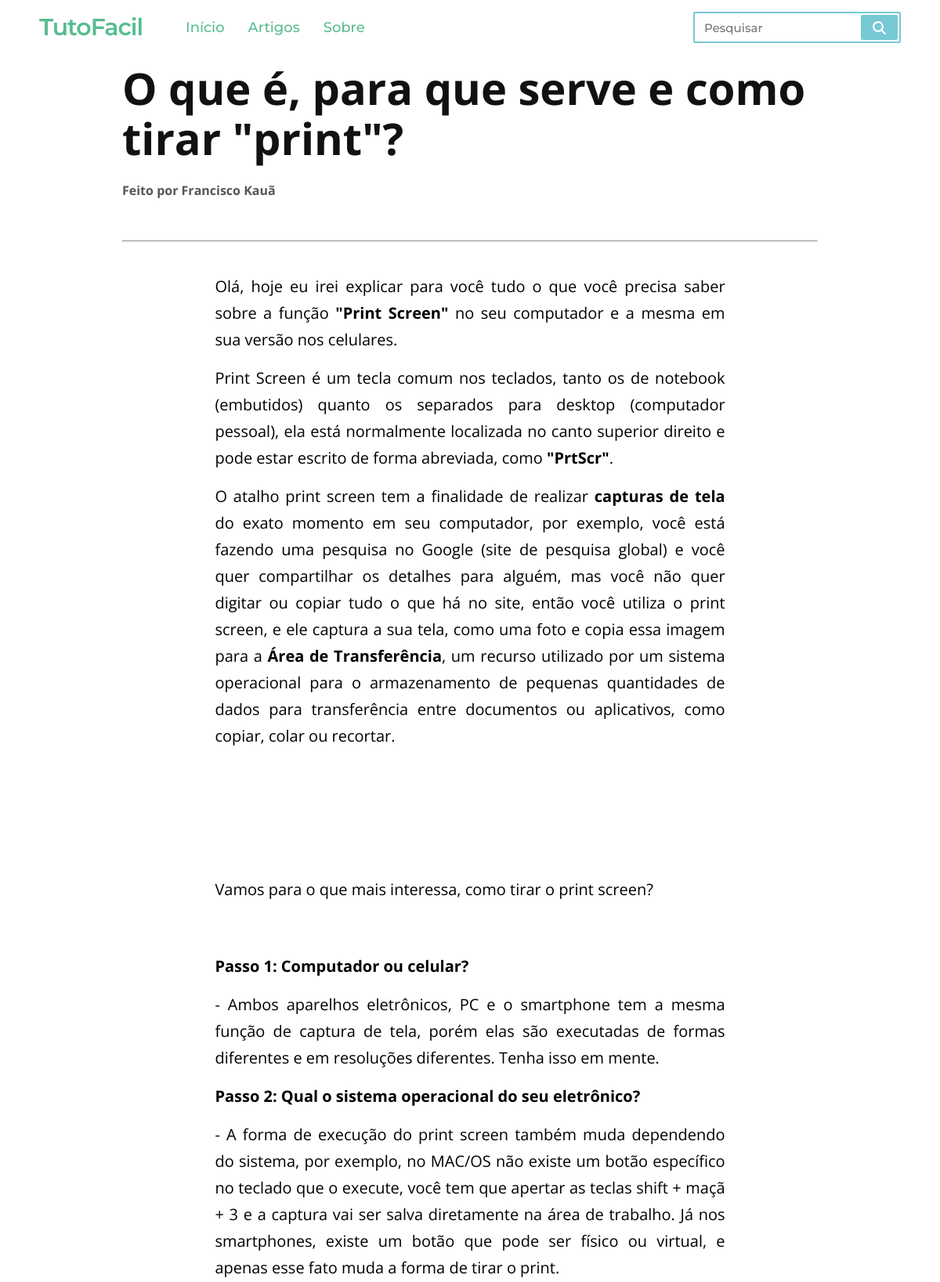
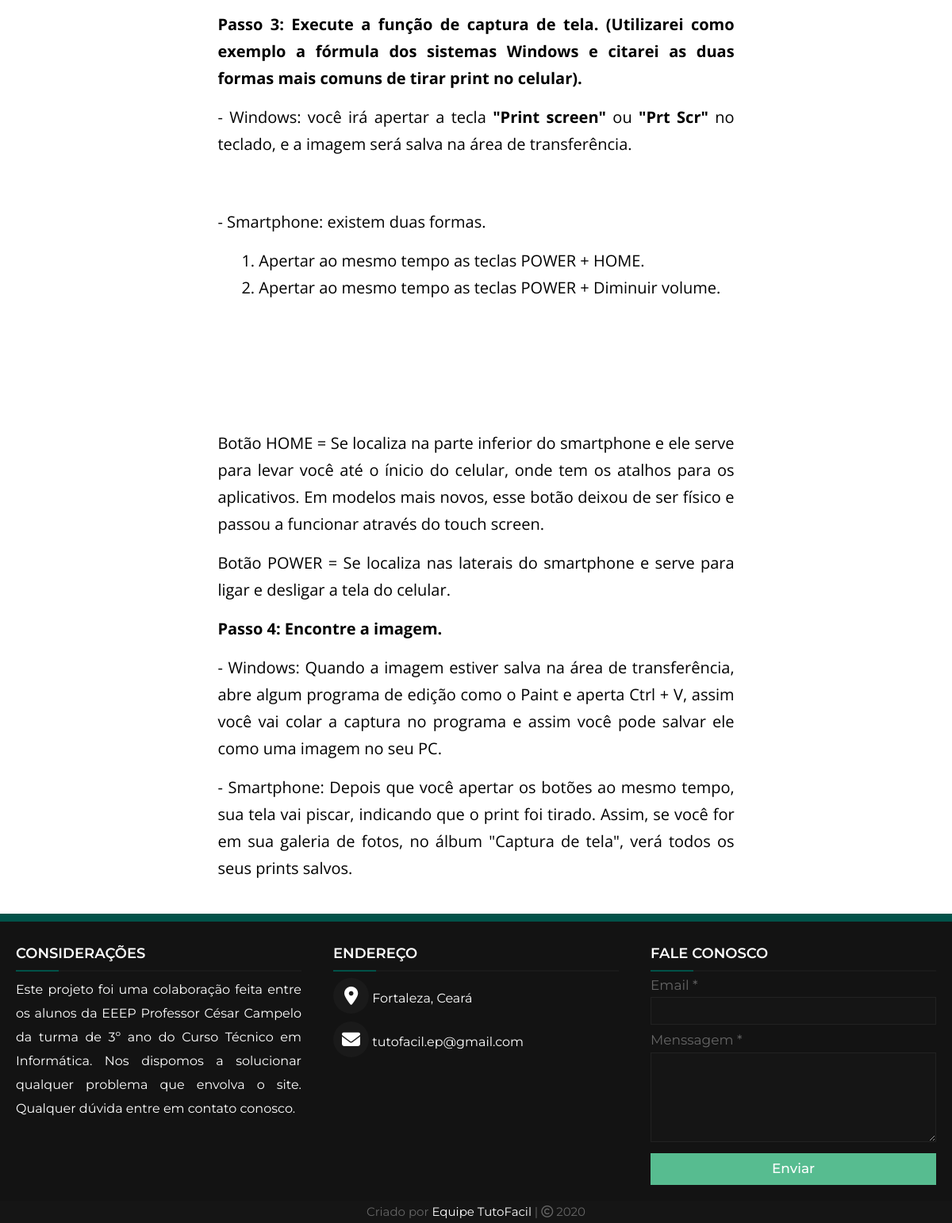
Screenshot of /modelo_artigo.php?id=1 with the database file from the repository (2 pictures, top to bottom).
### tables this page shows
CREATE TABLE `temas` (
  `id_tema` int(11) NOT NULL,
  `titulo` varchar(100) DEFAULT NULL,
  `texto` varchar(20000) DEFAULT NULL,
  `autor` varchar(50) DEFAULT NULL,
  `data_tema` varchar(10) DEFAULT NULL
);

### modelo_artigo.php (the view, shortened to what this page needs)
<!DOCTYPE html>
<html lang="pt-br">
<head>
  <link rel="stylesheet" type="text/css" href="CSS/style-navbar.css" />
  <link rel="stylesheet" type="text/css" href="CSS/normalize.css" />
  <link rel="stylesheet" type="text/css" href="CSS/style-artigo.css" />
  <link rel="stylesheet" type="text/css" href="CSS/footer.css" />
</head>
<body>
  <div class="arranjo_tecnico"></div>
  <nav>
    <div class="logo">TutoFacil</div>
    <ul class="nav-items">
      <li><a href="index.php">Início</a></li>
      <li><a href="tutoriais.php">Artigos</a></li>
      <li><a href="sobre.php">Sobre</a></li>
    </ul>
    <form action="tutoriais_pesquisa.php" method="get">
      <input type="search" name="txtpesquisar" class="search-data" placeholder="Pesquisar" required />
      <button type="submit" class="fas fa-search" name="pesquisar"></button>
    </form>
  </nav>
  <main>
    <div class="article-content">
      <div class="title">
        <div class="main-title">
          <?php
          require_once("conexao.php");
          if (isset($_GET['id'])) {
            $id_tema = $_GET['id'];
            $query = "SELECT * FROM temas WHERE id_tema LIKE '$id_tema'";
          } else {
            header('Location: index.php');
          }
          $resultado = mysqli_query($conexao, $query);
          while ($array = mysqli_fetch_array($resultado)) {
            $titulo_tema = utf8_encode($array['titulo']);
            $texto = utf8_encode($array['texto']);
            $autor = utf8_encode($array['autor']);
          ?>
            <h1 class="title"><?php echo $titulo_tema ?></h1>
        </div>
        <div class="autor">
          <p>Feito por <?php echo $autor ?></p>
        </div>
        <hr>
        <div class="article-body">
          <p><?php echo $texto; ?></p>
        <?php } ?>
        </div>
  </main>
  <div class="espacamento"></div>
  <footer>
    <div class="main-content">
      <div class="left box">
        <h2>Considerações</h2>
        <div class="content">
          <p>
            Este projeto foi uma colaboração feita entre os alunos da EEEP
            Professor César Campelo da turma de 3º ano do Curso Técnico em Informática.
            Nos dispomos a solucionar qualquer problema que envolva o site. Qualquer dúvida entre em contato conosco.
          </p>
        </div>
      </div>
      <div class="center box">
        <h2>Endereço</h2>
        <div class="content">
          <div class="place">
            <span class="fas fa-map-marker-alt"></span>
            <span>Fortaleza, Ceará</span>
          </div>
          <div class="email">
            <span class="fas fa-envelope"></span>
            <span>tutofacil.ep@gmail.com</span>
          </div>
        </div>
      </div>
      <div class="right box">
        <h2>Fale Conosco</h2>
        <div class="content">
          <form action="#">
            <div class="email">
              <div class="text">Email *</div>
              <input type="email" name="email" required />
            </div>
            <div class="msg">
              <div class="text">Menssagem *</div>
              <textarea name="menssagem" cols="25" rows="7" required></textarea>
            </div>
            <div class="send-btn">
              <button type="submit">Enviar</button>
            </div>
          </form>
        </div>
      </div>
    </div>
    <div class="bottom">
      <center>
        <span class="credit">Criado por</span> Equipe TutoFacil
        <span> | </span> <span class="far fa-copyright"></span><span> 2020</span>
      </center>
    </div>
  </footer>
</body>
</html>

### CSS/style-navbar.css (style rules this page uses)
.arranjo_tecnico { height: 70px; }
nav { background: #ffffff; position: fixed; font-family: "Montserrat", sans-serif; display: flex; flex-wrap: wrap; align-items: center; justify-content: space-between; height: 70px; top: 0px; width: 100%; padding: 0 100px; z-index: 2; }
nav .logo { color: #57bc90; font-size: 30px; font-weight: 600; letter-spacing: -1px; }
nav .nav-items { display: flex; flex: 1; padding: 0 0 0 40px; }
nav .nav-items li { padding: 0 15px; height: 70px; line-height: 70px; transition: 0.4s; }
nav .nav-items li a { text-decoration: none; color: #57bc90; font-size: 18px; font-weight: 500; transition: 0.4s; }
nav form { display: flex; height: 40px; border-radius: 2px; padding: 2px; background: #ffffff; min-width: 18% !important; border: 2px solid #77c9d4; }
nav form .search-data { outline: none; height: 100%; width: 100%; padding: 0 10px; color: #015249; font-weight: 500; background: none; border: none; font-size: 15px; }
.search-data:invalid { box-shadow: none; }
nav form button { padding: 0 15px; background: #77c9d4; border: none; cursor: pointer; font-size: 17px; color: #ffffff; border-radius: 2px; }
@media (max-width: 1245px) { nav { padding: 0 50px; } }

### CSS/style-artigo.css (style rules this page uses)
main { font-family: "Open Sans", sans-serif; max-width: 1600px; margin: 0 auto; }
.article-content { margin: 0 auto; width: 55.5rem; }
.title { margin: 0 auto; width: 55.5rem; }
.main-title h1, h2, h3 { margin: 10px 0; }
.main-title h1 { font-size: 56px; color: #111111; }
.title .autor { margin: 25px 0 55px 0; }
.title .autor p { font-size: 16px; font-weight: 700; color: #555555; }
.article-body { margin: 40px auto 40px auto; width: 40.7rem; }
.article-body p { margin: 15px 0 15px 0; font-size: 20px; line-height: 34px; text-align: justify; }

### CSS/footer.css (style rules this page uses)
.espacamento { width: 100%; height: 10px; background: #015249; }
footer { font-family: "Montserrat", sans-serif; color: #ffffff; position: relative; bottom: 0; width: 100%; background: #131313; }
.main-content { display: flex; }
.main-content .box { flex-basis: 50%; padding: 20px 20px; }
.box h2 { font-size: 1.125rem; font-weight: 600; text-transform: uppercase; }
.box .content { margin: 20px 0 0 0; position: relative; }
.box .content::before { position: absolute; content: ''; top: -10px; height: 2px; width: 100%; background: #1a1a1a; }
.box .content::after { position: absolute; content: ''; height: 2px; width: 15%; background: #015249; top: -10px; }
.left .content p { text-align: justify; line-height: 30px; }
.center .content .fas { font-size: 1.4375rem; background: #1a1a1a; height: 45px; width: 45px; line-height: 45px; text-align: center; border-radius: 50%; transition: 0.3s ease; }
.center .content .email { margin: 10px 0; }
.right form .text { font-size: 1.0625rem; margin-bottom: 5px; color: #656565; }
.right form .msg { margin-top: 10px; }
.right form input, .right form textarea { width: 100%; font-size: 0.8rem; background: #151515; padding-left: 6px; border: 1px solid #222222; color: #ffffff; }
.right form textarea { padding-top: 8px; }
.right form input { height: 35px; }
.right form .send-btn { margin-top: 10px; }
.right form .send-btn button { color: #ffffff; height: 40px; width: 100%; border: none; outline: none; background: #57BC90; font-size: 1.0625rem; font-weight: 500; cursor: pointer; transition: 0.3s; }
.right form .email input:invalid, .right form .msg textarea { box-shadow: none; }
.bottom center { padding: 5px; font-size: 0.9375rem; background-color: #151515; }
.bottom center span { color: #656565; }

### rows the page displays
temas: titulo "O que é, para que serve e como tirar \"print\"?", autor "Francisco Kauã", texto "Olá, hoje eu irei explicar para você tudo o que você precisa saber sobre a função \"Print Screen\" no seu computador e a mesma em sua versão nos celulares. Print Screen é um tecla comum nos teclados, tanto os de notebook (embutidos) quanto os separados para desktop (computador pessoal), ela está normalmente localizada no canto superior direito e pode estar escrito de forma abreviada, como \"PrtScr\" . O atalho print screen tem a finalidade de realizar capturas de tela do exato momento em seu computador, por exemplo, você está fazendo uma pesquisa no Google (site de pesquisa global) e você quer compartilhar os detalhes para alguém, mas você não quer digitar ou copiar tudo o que há no site, então…"
